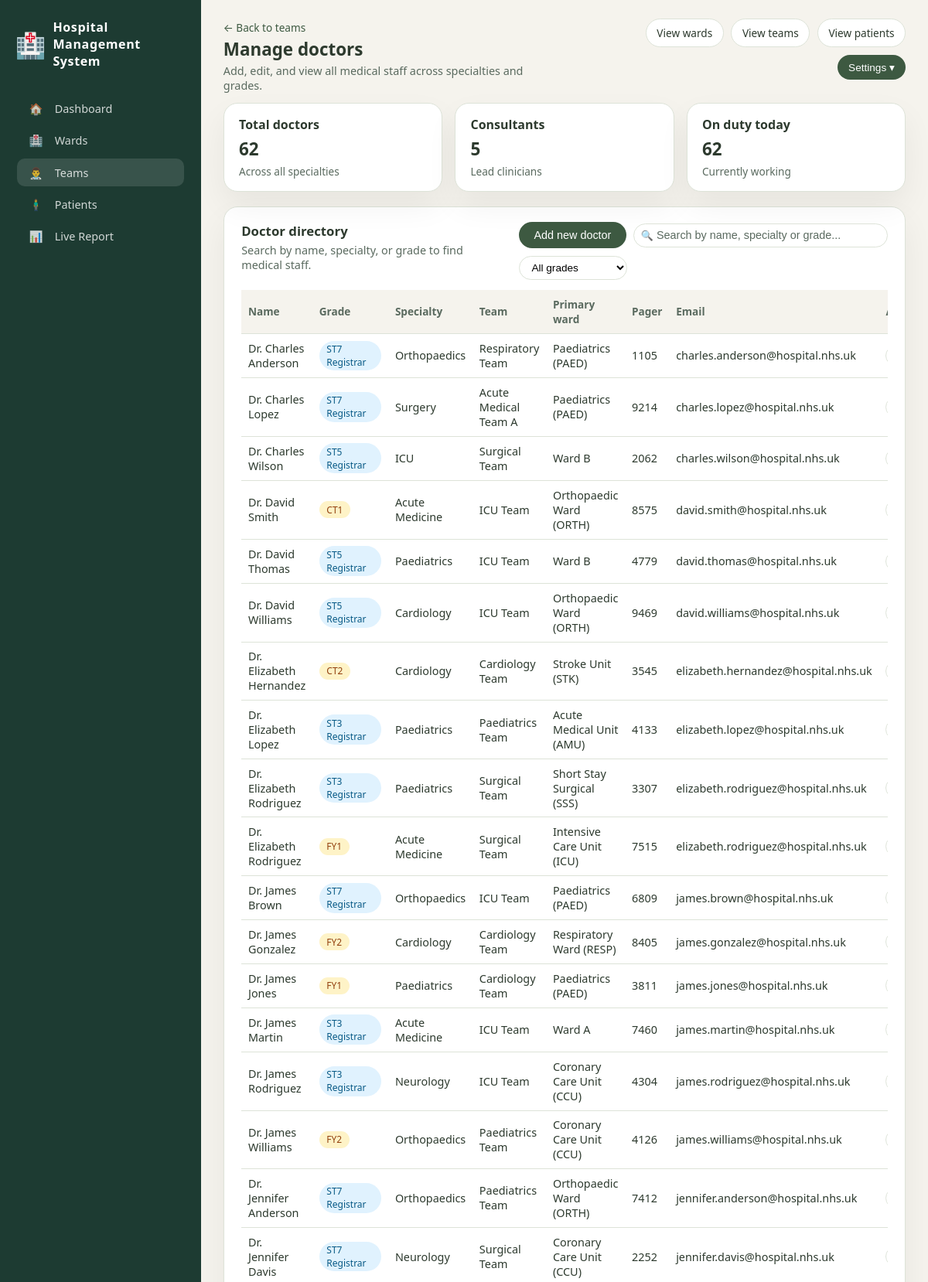
The app's page /manage-doctors (signed in, upper part) with its own data.
### tables this page shows
CREATE TABLE doctors (
            id INTEGER PRIMARY KEY AUTOINCREMENT,
            name TEXT NOT NULL,
            specialty TEXT NOT NULL,
            grade TEXT DEFAULT 'Consultant',
            on_duty BOOLEAN DEFAULT 1,
            team_id INTEGER,
            ward_id INTEGER,
            pager TEXT,
            email TEXT,
            created_at TIMESTAMP DEFAULT CURRENT_TIMESTAMP,
            FOREIGN KEY (team_id) REFERENCES teams (id),
            FOREIGN KEY (ward_id) REFERENCES wards (id)
        );

CREATE TABLE teams (
            id INTEGER PRIMARY KEY AUTOINCREMENT,
            name TEXT NOT NULL,
            specialty TEXT NOT NULL,
            members INTEGER DEFAULT 0,
            lead TEXT,
            created_at TIMESTAMP DEFAULT CURRENT_TIMESTAMP
        );

CREATE TABLE wards (
            id INTEGER PRIMARY KEY AUTOINCREMENT,
            name TEXT NOT NULL,
            code TEXT,
            type TEXT,
            capacity INTEGER NOT NULL,
            occupied INTEGER DEFAULT 0,
            lead_consultant TEXT,
            status TEXT DEFAULT 'active',
            gender_type TEXT DEFAULT 'Mixed',
            created_at TIMESTAMP DEFAULT CURRENT_TIMESTAMP
        );

### app.py (the view)
@app.route("/manage-doctors")
@login_required
@role_required(['admin'])
def doctors_page():
    conn = get_db_connection()
    doctors = conn.execute("""
        SELECT d.*, t.name as team_name, w.name as ward_name
        FROM doctors d
        LEFT JOIN teams t ON d.team_id = t.id
        LEFT JOIN wards w ON d.ward_id = w.id
        ORDER BY d.name
    """).fetchall()
    teams = conn.execute("SELECT id, name FROM teams ORDER BY name").fetchall()
    wards = conn.execute("SELECT id, name FROM wards WHERE status='active' ORDER BY name").fetchall()
    total, consultants, on_duty = get_doctors_summary()
    conn.close()
    return render_template("manage-doctors.html", doctors=doctors, teams=teams, wards=wards,
                           total_doctors=total, total_consultants=consultants, total_on_duty=on_duty)

### app.py (called while the page is built)
@app.context_processor
def inject_user():
    return dict(user_role=session.get('role'), user_id=session.get('user_id'))

def login_required(f):
    @wraps(f)
    def decorated(*args, **kwargs):
        if not session.get("user_id"):
            return redirect(url_for("login_page"))
        return f(*args, **kwargs)
    return decorated

def role_required(allowed_roles):
    def decorator(f):
        @wraps(f)
        def decorated(*args, **kwargs):
            if session.get("role") not in allowed_roles:
                return jsonify({"error": "Permission denied"}), 403
            return f(*args, **kwargs)
        return decorated
    return decorator

def get_db_connection():
    conn = sqlite3.connect(DATABASE_PATH)
    conn.row_factory = sqlite3.Row
    return conn

def get_doctors_summary():
    conn = get_db_connection()
    total = conn.execute("SELECT COUNT(*) FROM doctors").fetchone()[0]
    consultants = conn.execute("SELECT COUNT(*) FROM doctors WHERE grade LIKE '%Consultant%'").fetchone()[0]
    on_duty = conn.execute("SELECT COUNT(*) FROM doctors WHERE on_duty=1").fetchone()[0]
    conn.close()
    return total, consultants, on_duty

### templates/manage-doctors.html (shortened to what this page needs)
{% extends "base.html" %}
{% block extra_css %}
<link rel="stylesheet" href="/static/css/manage-doctors.css">
{% endblock %}
{% block active_teams %}active{% endblock %}
{% block header %}
<a href="/teams" class="back-link">← Back to teams</a>
<h1 class="page-title">Manage doctors</h1>
<p class="page-subtitle">Add, edit, and view all medical staff across specialties and grades.</p>
{% endblock %}
{% block top_actions %}
{{ super() }}
{% endblock %}
{% block content %}
<section class="summary-row">
  <article class="summary-card">
    <h2>Total doctors</h2>
    <p class="summary-value">{{ total_doctors }}</p>
    <p class="summary-label">Across all specialties</p>
  </article>
  <article class="summary-card">
    <h2>Consultants</h2>
    <p class="summary-value">{{ total_consultants }}</p>
    <p class="summary-label">Lead clinicians</p>
  </article>
  <article class="summary-card">
    <h2>On duty today</h2>
    <p class="summary-value">{{ total_on_duty }}</p>
    <p class="summary-label">Currently working</p>
  </article>
</section>
<section class="table-card">
  <div class="table-card-header">
    <div>
      <h2>Doctor directory</h2>
      <p>Search by name, specialty, or grade to find medical staff.</p>
    </div>
    <div class="table-actions">
      <button class="primary-btn" id="addDoctorBtn">Add new doctor</button>
      <div class="search-wrapper">
        <span class="search-icon">🔍</span>
        <input type="text" id="doctorSearch" placeholder="Search by name, specialty or grade..." autocomplete="off" />
      </div>
      <select id="gradeFilter" class="status-filter">
        <option value="all">All grades</option>
      </select>
    </div>
  </div>
  <div class="table-scroll">
    <table class="data-table" id="doctorsTable">
      <thead>
        <tr>
          <th>Name</th>
          <th>Grade</th>
          <th>Specialty</th>
          <th>Team</th>
          <th>Primary ward</th>
          <th>Pager</th>
          <th>Email</th>
          <th>Actions</th>
        </tr>
      </thead>
      <tbody>
        {% for doctor in doctors %}
        <tr>
          <td>{{ doctor.name }}</td>
          <td><span class="grade-badge
            {% if 'Consultant' in doctor.grade %}consultant
            {% elif 'Registrar' in doctor.grade or 'ST' in doctor.grade %}registrar
            {% else %}junior{% endif %}">
              {{ doctor.grade }}
            </span></td>
          <td>{{ doctor.specialty }}</td>
          <td>{{ doctor.team_name or '-' }}</td>
          <td>{{ doctor.ward_name or '-' }}</td>
          <td>{{ doctor.pager or '-' }}</td>
          <td>{{ doctor.email or '-' }}</td>
          <td><button class="action-btn edit-btn" data-id="{{ doctor.id }}">Edit</button></td>
        </tr>
        {% endfor %}
      </tbody>
    </table>
  </div>
</section>
{% endblock %}

### static/css/base.css (style rules this page uses)
* { box-sizing: border-box; }
html[data-theme="light"] { --bg-page: #f5f3ed; --bg-main: #ffffff; --bg-hero: #e8f5d3; --bg-feature: #f5f3ed; --bg-card: #ffffff; --bg-sidebar: #1d3b32; --bg-pill: #d9edcf; --text-main: #2d3a2e; --text-muted: #5a6a5f; --text-invert: #ffffff; --accent: #3d5941; --accent-soft: #6c8f5f; --accent-pill: #325037; --border-subtle: #dde3d8; --shadow-soft: 0 18px 40px rgba(0, 0, 0, 0.06); }
html, body { margin: 0; padding: 0; height: 100%; overflow: hidden; font-family: system-ui, -apple-system, BlinkMacSystemFont, "Segoe UI", sans-serif; background: var(--bg-page); color: var(--text-main); }
.page-title { margin: 0 0 0.2rem; font-size: 1.4rem; }
.page-subtitle { margin: 0; font-size: 0.9rem; color: var(--text-muted); }

### static/css/manage-doctors.css (style rules this page uses)
.back-link { display: inline-block; margin-bottom: 0.2rem; font-size: 0.85rem; color: var(--accent); text-decoration: none; }
.primary-btn { padding: 0.5rem 1rem; background: var(--accent); color: white; border: none; border-radius: 8px; text-decoration: none; font-size: 0.9rem; cursor: pointer; transition: background 0.2s; white-space: nowrap; }
.summary-row { display: grid; grid-template-columns: repeat(3, minmax(0, 1fr)); gap: 1rem; margin-bottom: 1.2rem; }
.summary-card { background: var(--bg-card); border-radius: 18px; padding: 1rem 1.2rem; border: 1px solid var(--border-subtle); box-shadow: var(--shadow-soft); }
.summary-card h2 { margin: 0 0 0.3rem; font-size: 1rem; }
.summary-value { margin: 0 0 0.25rem; font-size: 1.4rem; font-weight: 600; }
.summary-label { margin: 0; font-size: 0.85rem; color: var(--text-muted); }
.table-card { background: var(--bg-main); border-radius: 18px; padding: 1.2rem 1.4rem; border: 1px solid var(--border-subtle); box-shadow: var(--shadow-soft); display: flex; flex-direction: column; margin-bottom: 1rem; }
.table-card-header { display: flex; justify-content: space-between; align-items: flex-start; gap: 1rem; margin-bottom: 0.8rem; }
.table-card-header h2 { margin: 0 0 0.25rem; font-size: 1.05rem; }
.table-card-header p { margin: 0; font-size: 0.9rem; color: var(--text-muted); }
.table-actions { display: flex; align-items: center; gap: 0.6rem; flex-wrap: wrap; }
.search-wrapper { position: relative; flex: 1 1 200px; }
.search-wrapper input { padding: 0.4rem 0.9rem 0.4rem 1.8rem; border-radius: 999px; border: 1px solid var(--border-subtle); background: var(--bg-main); font-size: 0.9rem; color: var(--text-main); width: 100%; }
.search-wrapper input::placeholder { color: var(--text-muted); }
.search-icon { position: absolute; left: 0.6rem; top: 50%; transform: translateY(-50%); font-size: 0.8rem; }
.status-filter { padding: 0.4rem 0.7rem; border-radius: 999px; border: 1px solid var(--border-subtle); background: var(--bg-main); font-size: 0.85rem; width: auto; min-width: 140px; }
.table-scroll { overflow-x: auto; }
.data-table { width: 100%; border-collapse: collapse; font-size: 0.9rem; }
.data-table thead { background: var(--bg-feature); }
.data-table th, .data-table td { padding: 0.55rem 0.55rem; text-align: left; border-bottom: 1px solid var(--border-subtle); }
.data-table th { font-weight: 600; font-size: 0.85rem; color: var(--text-muted); }
.grade-badge { display: inline-block; padding: 0.15rem 0.6rem; border-radius: 999px; font-size: 0.75rem; }
.grade-badge.registrar { background: #e0f2fe; color: #075985; }
.grade-badge.junior { background: #fef3c7; color: #92400e; }
.action-btn { padding: 0.3rem 0.8rem; border-radius: 999px; border: 1px solid var(--border-subtle); background: var(--bg-main); color: var(--text-main); font-size: 0.8rem; cursor: pointer; }
.primary-btn { padding: 0.55rem 1.2rem; border-radius: 999px; border: none; background: var(--accent); color: white; font-size: 0.9rem; cursor: pointer; }

### records on screen
doctors: name "Dr. Charles Anderson", grade "ST7 Registrar", specialty "Orthopaedics", name "Respiratory Team", name "Paediatrics (PAED)", pager "1105", email "charles.anderson@hospital.nhs.uk"
doctors: name "Dr. Charles Lopez", grade "ST7 Registrar", specialty "Surgery", name "Acute Medical Team A", name "Paediatrics (PAED)", pager "9214", email "charles.lopez@hospital.nhs.uk"
doctors: name "Dr. Charles Wilson", grade "ST5 Registrar", specialty "ICU", name "Surgical Team", name "Ward B", pager "2062", email "charles.wilson@hospital.nhs.uk"
doctors: name "Dr. David Smith", grade "CT1", specialty "Acute Medicine", name "ICU Team", name "Orthopaedic Ward (ORTH)", pager "8575", email "david.smith@hospital.nhs.uk"
doctors: name "Dr. David Thomas", grade "ST5 Registrar", specialty "Paediatrics", name "ICU Team", name "Ward B", pager "4779", email "david.thomas@hospital.nhs.uk"
doctors: name "Dr. David Williams", grade "ST5 Registrar", specialty "Cardiology", name "ICU Team", name "Orthopaedic Ward (ORTH)", pager "9469", email "david.williams@hospital.nhs.uk"
doctors: name "Dr. Elizabeth Hernandez", grade "CT2", specialty "Cardiology", name "Cardiology Team", name "Stroke Unit (STK)", pager "3545", email "elizabeth.hernandez@hospital.nhs.uk"
doctors: name "Dr. Elizabeth Lopez", grade "ST3 Registrar", specialty "Paediatrics", name "Paediatrics Team", name "Acute Medical Unit (AMU)", pager "4133", email "elizabeth.lopez@hospital.nhs.uk"
doctors: name "Dr. Elizabeth Rodriguez", grade "ST3 Registrar", specialty "Paediatrics", name "Surgical Team", name "Short Stay Surgical (SSS)", pager "3307", email "elizabeth.rodriguez@hospital.nhs.uk"
doctors: name "Dr. Elizabeth Rodriguez", grade "FY1", specialty "Acute Medicine", name "Surgical Team", name "Intensive Care Unit (ICU)", pager "7515", email "elizabeth.rodriguez@hospital.nhs.uk"
doctors: name "Dr. James Brown", grade "ST7 Registrar", specialty "Orthopaedics", name "ICU Team", name "Paediatrics (PAED)", pager "6809", email "james.brown@hospital.nhs.uk"
doctors: name "Dr. James Gonzalez", grade "FY2", specialty "Cardiology", name "Cardiology Team", name "Respiratory Ward (RESP)", pager "8405", email "james.gonzalez@hospital.nhs.uk"
doctors: name "Dr. James Jones", grade "FY1", specialty "Paediatrics", name "Cardiology Team", name "Paediatrics (PAED)", pager "3811", email "james.jones@hospital.nhs.uk"
doctors: name "Dr. James Martin", grade "ST3 Registrar", specialty "Acute Medicine", name "ICU Team", name "Ward A", pager "7460", email "james.martin@hospital.nhs.uk"
doctors: name "Dr. James Rodriguez", grade "ST3 Registrar", specialty "Neurology", name "ICU Team", name "Coronary Care Unit (CCU)", pager "4304", email "james.rodriguez@hospital.nhs.uk"
doctors: name "Dr. James Williams", grade "FY2", specialty "Orthopaedics", name "Paediatrics Team", name "Coronary Care Unit (CCU)", pager "4126", email "james.williams@hospital.nhs.uk"
doctors: name "Dr. Jennifer Anderson", grade "ST7 Registrar", specialty "Orthopaedics", name "Paediatrics Team", name "Orthopaedic Ward (ORTH)", pager "7412", email "jennifer.anderson@hospital.nhs.uk"
doctors: name "Dr. Jennifer Davis", grade "ST7 Registrar", specialty "Neurology", name "Surgical Team", name "Coronary Care Unit (CCU)", pager "2252", email "jennifer.davis@hospital.nhs.uk"

### other values on screen
{{ total_doctors }} "62"
{{ total_consultants }} "5"
{{ total_on_duty }} "62"
